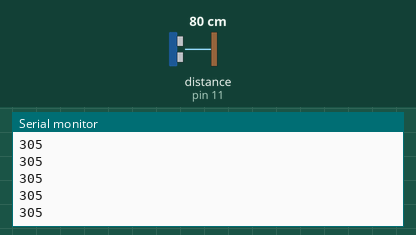
The sketch below on a simulated Arduino Uno, built with avr-gcc and run on an emulated ATmega328P. On the bench: the last lines printed to the serial monitor. Wiring (inferred from the names in the program): ultrasonic range finder: trigger pin 12; echo pin 11. Inputs (shaded band) come from the test bench; at power-on: distance to the obstacle (sensor on pin 11) 80 cm. The echo pulse lasts 58.3 µs per cm.

Above: at 1.2 s.
1.3 s: distance to the obstacle (sensor on pin 11) set to 2 cm
At 2.2 s:
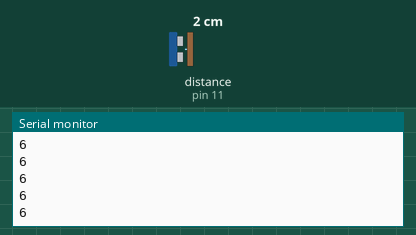
2.8 s: distance to the obstacle (sensor on pin 11) set to 4 cm
At 3.8 s:
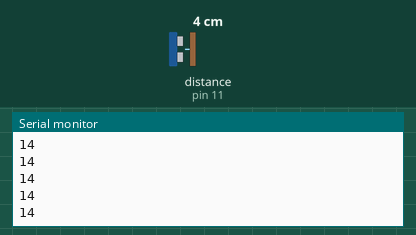
Timing chart, 0 to 5.8 s (numbered marks = the images above; inputs shaded):
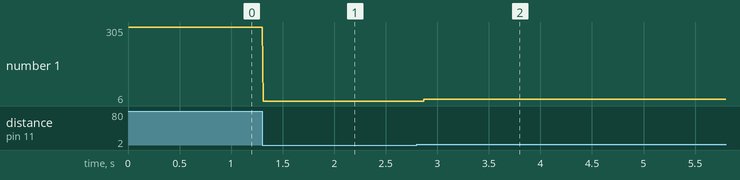

Measured:
- after the input at 1.3 s, the serial monitor: prints a new line at once (image 1)
- after the input at 2.8 s, the serial monitor: prints a new line after 0.07 s (image 2)
- plotted number 1: 305 → 6 after the input at 1.3 s, 6 → 14 after the input at 2.8 s

The sketch:

CHAOSHENGBO.ino
```cpp
#define TRIGGER 12
#define ECHO 11

void setup()
{
pinMode(ECHO, INPUT);
pinMode(TRIGGER, OUTPUT);
digitalWrite(TRIGGER, LOW);
Serial.begin(9600);
}
void loop()
{
long distance, duration;
digitalWrite(TRIGGER, HIGH);
delayMicroseconds(10);
digitalWrite(TRIGGER, LOW);
duration = pulseIn(ECHO,HIGH);
distance = duration / 2 / 7.6;
Serial.println(distance);
}
```
